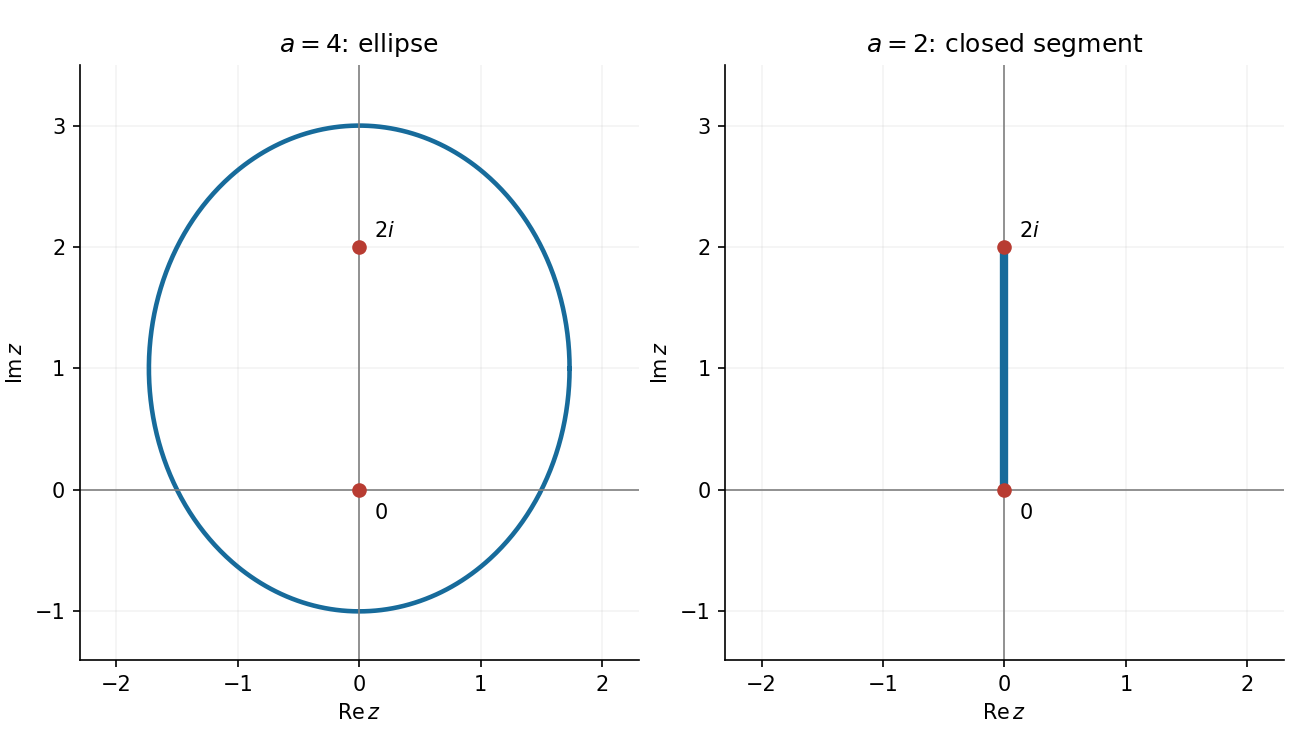

Source code (Python):
"""Original Argand sketches; Python 3.14, NumPy and Matplotlib.

Dependencies are in root pyproject.toml; PNG output is in cwd.
"""
from pathlib import Path

import matplotlib
matplotlib.use("Agg")
import matplotlib.pyplot as plt
import numpy as np


def main():
    fig, axes = plt.subplots(1, 2, figsize=(8.6, 4.9), layout="constrained")
    fig.set_facecolor("white")
    t = np.linspace(0, 2*np.pi, 700)
    axes[0].plot(np.sqrt(3)*np.cos(t), 1+2*np.sin(t), color="#176b9b", lw=2.2)
    axes[0].set_title("$a=4$: ellipse")
    axes[1].plot([0, 0], [0, 2], color="#176b9b", lw=4, zorder=3)
    axes[1].set_title("$a=2$: closed segment")
    for ax in axes:
        ax.axhline(0, color="0.5", lw=0.8)
        ax.axvline(0, color="0.5", lw=0.8)
        ax.scatter([0, 0], [0, 2], color="#b83c32", zorder=5)
        ax.annotate("$0$", (0, 0), xytext=(7, -14), textcoords="offset points")
        ax.annotate("$2i$", (0, 2), xytext=(7, 5), textcoords="offset points")
        ax.set(xlim=(-2.3, 2.3), ylim=(-1.4, 3.5), xlabel="$\\mathrm{Re}\\,z$",
               ylabel="$\\mathrm{Im}\\,z$", aspect="equal")
        ax.set_xticks([-2, -1, 0, 1, 2])
        ax.set_yticks([-1, 0, 1, 2, 3])
        ax.grid(alpha=0.15)
        ax.spines[["top", "right"]].set_visible(False)
    fig.savefig(Path(__file__).with_suffix(".png").name, dpi=150, facecolor="white")
    plt.close(fig)


if __name__ == "__main__":
    main()
